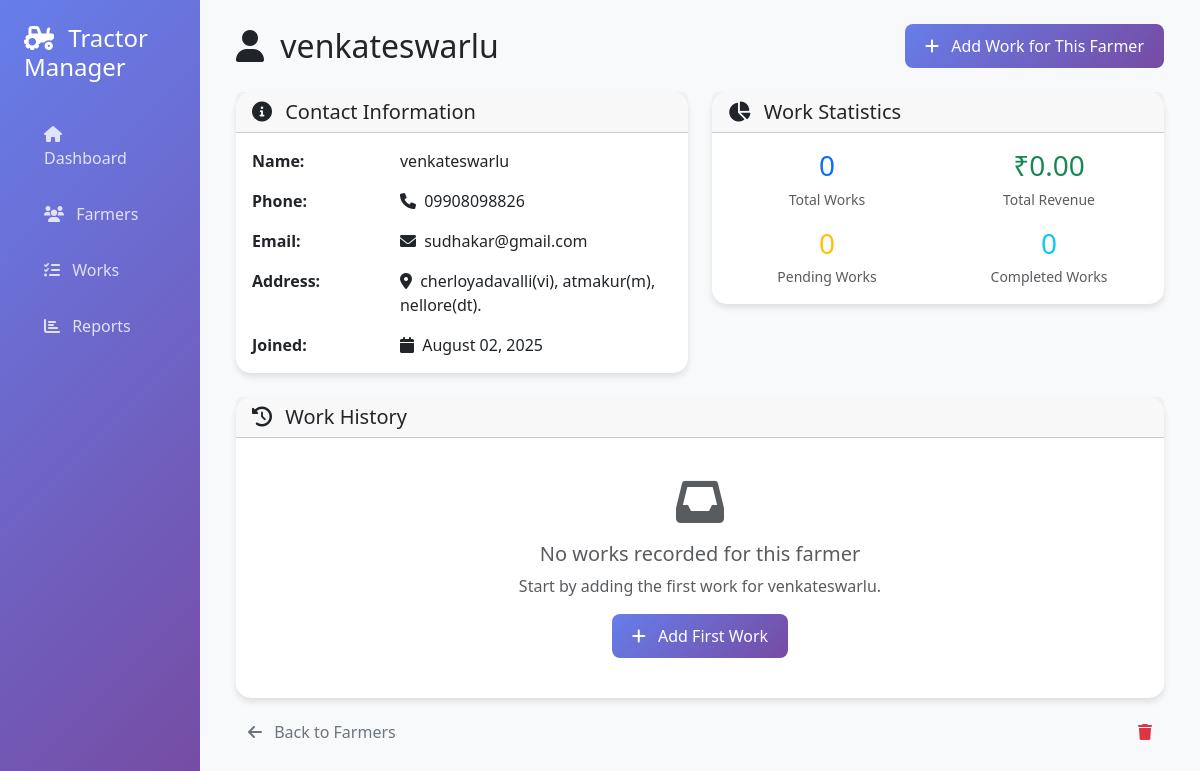
The app's page /farmers/1 with its own data.
### app.py (models this page shows)
class Farmer(db.Model):
    id = db.Column(db.Integer, primary_key=True)
    name = db.Column(db.String(100), nullable=False, unique=True)
    phone = db.Column(db.String(20), nullable=True)
    email = db.Column(db.String(120), unique=True, nullable=True)
    address = db.Column(db.Text, nullable=True)
    created_at = db.Column(db.DateTime, default=datetime.utcnow)
    works = db.relationship('TractorWork', backref='farmer', lazy=True)

### app.py (the view)
@app.route('/farmers/<int:farmer_id>')
def farmer_detail(farmer_id):
    farmer = Farmer.query.get_or_404(farmer_id)
    works = TractorWork.query.filter_by(farmer_id=farmer_id).order_by(TractorWork.date.desc()).all()
    return render_template('farmer_detail.html', farmer=farmer, works=works)

### templates/farmer_detail.html (shortened to what this page needs)
{% extends "base.html" %}
{% block content %}
<div class="row mb-4">
    <div class="col-12 d-flex justify-content-between align-items-center">
        <h2 class="mb-0">
            <i class="fas fa-user me-2"></i>
            {{ farmer.name }}
        </h2>
        <a href="{{ url_for('add_work') }}" class="btn btn-primary">
            <i class="fas fa-plus me-2"></i>
            Add Work for This Farmer
        </a>
    </div>
</div>
<div class="row mb-4">
    <div class="col-md-6">
        <div class="card">
            <div class="card-header">
                <h5 class="mb-0">
                    <i class="fas fa-info-circle me-2"></i>
                    Contact Information
                </h5>
            </div>
            <div class="card-body">
                <div class="row mb-3">
                    <div class="col-4">
                        <strong>Name:</strong>
                    </div>
                    <div class="col-8">
                        {{ farmer.name }}
                    </div>
                </div>
                <div class="row mb-3">
                    <div class="col-4">
                        <strong>Phone:</strong>
                    </div>
                    <div class="col-8">
                        <i class="fas fa-phone me-1"></i>
                        {{ farmer.phone }}
                    </div>
                </div>
                <div class="row mb-3">
                    <div class="col-4">
                        <strong>Email:</strong>
                    </div>
                    <div class="col-8">
                        {% if farmer.email %}
                        <i class="fas fa-envelope me-1"></i>
                        {{ farmer.email }}
                        {% else %}
                        <span class="text-muted">No email provided</span>
                        {% endif %}
                    </div>
                </div>
                <div class="row mb-3">
                    <div class="col-4">
                        <strong>Address:</strong>
                    </div>
                    <div class="col-8">
                        <i class="fas fa-map-marker-alt me-1"></i>
                        {{ farmer.address }}
                    </div>
                </div>
                <div class="row">
                    <div class="col-4">
                        <strong>Joined:</strong>
                    </div>
                    <div class="col-8">
                        <i class="fas fa-calendar me-1"></i>
                        {{ farmer.created_at.strftime('%B %d, %Y') }}
                    </div>
                </div>
            </div>
        </div>
    </div>
    <div class="col-md-6">
        <div class="card">
            <div class="card-header">
                <h5 class="mb-0">
                    <i class="fas fa-chart-pie me-2"></i>
                    Work Statistics
                </h5>
            </div>
            <div class="card-body">
                <div class="row mb-3">
                    <div class="col-6">
                        <div class="text-center">
                            <h3 class="text-primary mb-1">{{ works|length }}</h3>
                            <small class="text-muted">Total Works</small>
                        </div>
                    </div>
                    <div class="col-6">
                        <div class="text-center">
                            <h3 class="text-success mb-1">
                                ₹{{ "%.2f"|format(works|sum(attribute='total_amount')) }}
                            </h3>
                            <small class="text-muted">Total Revenue</small>
                        </div>
                    </div>
                </div>
                <div class="row">
                    <div class="col-6">
                        <div class="text-center">
                            <h3 class="text-warning mb-1">
                                {{ works|selectattr('status', 'equalto', 'Pending')|list|length }}
                            </h3>
                            <small class="text-muted">Pending Works</small>
                        </div>
                    </div>
                    <div class="col-6">
                        <div class="text-center">
                            <h3 class="text-info mb-1">
                                {{ works|selectattr('status', 'equalto', 'Completed')|list|length }}
                            </h3>
                            <small class="text-muted">Completed Works</small>
                        </div>
                    </div>
                </div>
            </div>
        </div>
    </div>
</div>
<div class="row">
    <div class="col-12">
        <div class="card">
            <div class="card-header">
                <h5 class="mb-0">
                    <i class="fas fa-history me-2"></i>
                    Work History
                </h5>
            </div>
            <div class="card-body">
                {% if works %}
                <div class="table-responsive">
                    <table class="table table-hover">
                        <thead class="table-light">
                            <tr>
                                <th>Date</th>
                                <th>Work Type</th>
                                <th>Description</th>
                                <th>Quantity</th>
                                <th>Rate/Unit</th>
                                <th>Total Amount</th>
                                <th>Status</th>
                            </tr>
                        </thead>
                        <tbody>
                            {% for work in works %}
                            <tr>
                                <td>{{ work.date.strftime('%Y-%m-%d') }}</td>
                                <td>
                                    <span class="badge bg-info">{{ work.work_type.title() }}</span>
                                </td>
                                <td>
                                    <small>{{ work.description[:50] }}{% if work.description|length > 50 %}...{% endif
                                        %}</small>
                                </td>
                                <td>{{ work.quantity }} {{ work.unit_type }}</td>
                                <td>₹{{ "%.2f"|format(work.rate_per_unit) }}</td>
                                <td>
                                    <strong>₹{{ "%.2f"|format(work.total_amount) }}</strong>
                                </td>
                                <td>
                                    {% if work.status == 'Pending' %}
                                    <span class="badge bg-warning">Pending</span>
                                    {% elif work.status == 'Completed' %}
                                    <span class="badge bg-success">Completed</span>
                                    {% else %}
                                    <span class="badge bg-primary">Paid</span>
                                    {% endif %}
                                </td>
                            </tr>
                            {% endfor %}
                        </tbody>
                    </table>
                </div>
                {% else %}
                <div class="text-center py-4">
                    <i class="fas fa-inbox fa-3x text-muted mb-3"></i>
                    <h5 class="text-muted">No works recorded for this farmer</h5>
                    <p class="text-muted">Start by adding the first work for {{ farmer.name }}.</p>
                    <a href="{{ url_for('add_work') }}" class="btn btn-primary">
                        <i class="fas fa-plus me-2"></i>
                        Add First Work
                    </a>
                </div>
                {% endif %}
            </div>
        </div>
    </div>
</div>
<div class="row mt-3">
    <div class="col-12">
        <a href="{{ url_for('farmers') }}" class="btn btn-outline-secondary">
            <i class="fas fa-arrow-left me-2"></i>
            Back to Farmers
        </a>
        <button type="button" class="btn btn-outline-danger float-end delete-farmer-btn"
            data-farmer-name="{{ farmer.name }}" data-farmer-id="{{ farmer.id }}" title="Delete Farmer">
            <i class="fas fa-trash"></i>
        </button>
    </div>
</div>
{% endblock %}

### templates/base.html (style rules this page uses)
.card { border: none; border-radius: 15px; box-shadow: 0 4px 6px rgba(0, 0, 0, 0.1); transition: transform 0.3s ease; }
.btn-primary { background: linear-gradient(135deg, #667eea 0%, #764ba2 100%); border: none; border-radius: 8px; padding: 10px 20px; }
.btn-outline-primary, .btn-outline-danger, .btn-outline-secondary { border: none; background: transparent; }

### records on screen
Farmer: name "venkateswarlu", phone "09908098826", email "sudhakar@gmail.com", address "cherloyadavalli(vi), atmakur(m), nellore(dt).", created_at "August 02, 2025"

### other values on screen
{{ works|length }} "0"
{{ "%.2f"|format(works|sum(attribute='total_amount')) }} "0.00"
{{ works|selectattr('status', 'equalto', 'Pending')|list|length }} "0"
{{ works|selectattr('status', 'equalto', 'Completed')|list|length }} "0"
